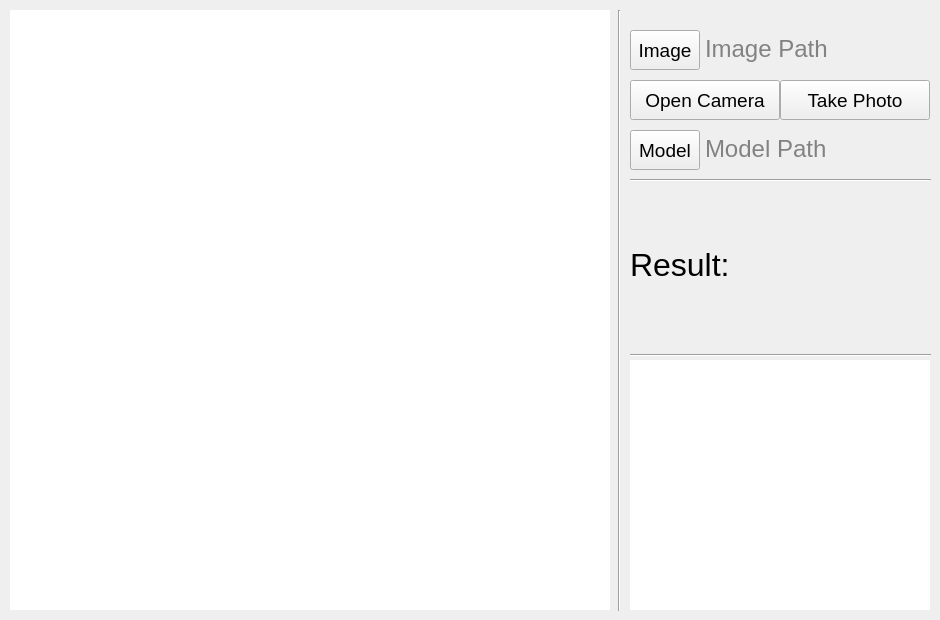
<?xml version="1.0" encoding="UTF-8"?>
<ui version="4.0">
 <class>MainWindow</class>
 <widget class="QMainWindow" name="MainWindow">
  <property name="enabled">
   <bool>true</bool>
  </property>
  <property name="geometry">
   <rect>
    <x>0</x>
    <y>0</y>
    <width>940</width>
    <height>620</height>
   </rect>
  </property>
  <property name="minimumSize">
   <size>
    <width>940</width>
    <height>620</height>
   </size>
  </property>
  <property name="maximumSize">
   <size>
    <width>940</width>
    <height>620</height>
   </size>
  </property>
  <property name="windowTitle">
   <string>Emotion Recongnition</string>
  </property>
  <property name="styleSheet">
   <string notr="true"/>
  </property>
  <widget class="QWidget" name="centralwidget">
   <widget class="QLabel" name="face_output">
    <property name="geometry">
     <rect>
      <x>10</x>
      <y>10</y>
      <width>600</width>
      <height>600</height>
     </rect>
    </property>
    <property name="minimumSize">
     <size>
      <width>600</width>
      <height>600</height>
     </size>
    </property>
    <property name="maximumSize">
     <size>
      <width>600</width>
      <height>600</height>
     </size>
    </property>
    <property name="mouseTracking">
     <bool>false</bool>
    </property>
    <property name="styleSheet">
     <string notr="true">color: rgb(0, 0, 0);
background-color: rgb(255, 255, 255);</string>
    </property>
    <property name="frameShadow">
     <enum>QFrame::Plain</enum>
    </property>
    <property name="text">
     <string/>
    </property>
   </widget>
   <widget class="QLabel" name="result_output">
    <property name="geometry">
     <rect>
      <x>630</x>
      <y>360</y>
      <width>300</width>
      <height>250</height>
     </rect>
    </property>
    <property name="minimumSize">
     <size>
      <width>300</width>
      <height>250</height>
     </size>
    </property>
    <property name="maximumSize">
     <size>
      <width>300</width>
      <height>250</height>
     </size>
    </property>
    <property name="styleSheet">
     <string notr="true">color: rgb(0, 0, 0);
background-color: rgb(255, 255, 255);</string>
    </property>
    <property name="text">
     <string/>
    </property>
   </widget>
   <widget class="QPushButton" name="button_camera">
    <property name="geometry">
     <rect>
      <x>630</x>
      <y>80</y>
      <width>150</width>
      <height>40</height>
     </rect>
    </property>
    <property name="minimumSize">
     <size>
      <width>150</width>
      <height>40</height>
     </size>
    </property>
    <property name="maximumSize">
     <size>
      <width>150</width>
      <height>40</height>
     </size>
    </property>
    <property name="font">
     <font>
      <pointsize>14</pointsize>
     </font>
    </property>
    <property name="text">
     <string>Open Camera</string>
    </property>
   </widget>
   <widget class="QPushButton" name="button_takephoto">
    <property name="geometry">
     <rect>
      <x>780</x>
      <y>80</y>
      <width>150</width>
      <height>40</height>
     </rect>
    </property>
    <property name="minimumSize">
     <size>
      <width>150</width>
      <height>40</height>
     </size>
    </property>
    <property name="maximumSize">
     <size>
      <width>150</width>
      <height>40</height>
     </size>
    </property>
    <property name="font">
     <font>
      <pointsize>14</pointsize>
     </font>
    </property>
    <property name="text">
     <string>Take Photo</string>
    </property>
   </widget>
   <widget class="QPushButton" name="button_model">
    <property name="geometry">
     <rect>
      <x>630</x>
      <y>130</y>
      <width>70</width>
      <height>40</height>
     </rect>
    </property>
    <property name="minimumSize">
     <size>
      <width>40</width>
      <height>40</height>
     </size>
    </property>
    <property name="maximumSize">
     <size>
      <width>70</width>
      <height>40</height>
     </size>
    </property>
    <property name="font">
     <font>
      <pointsize>14</pointsize>
     </font>
    </property>
    <property name="text">
     <string>Model</string>
    </property>
   </widget>
   <widget class="QTextEdit" name="textEdit_modelpath">
    <property name="geometry">
     <rect>
      <x>700</x>
      <y>130</y>
      <width>230</width>
      <height>40</height>
     </rect>
    </property>
    <property name="minimumSize">
     <size>
      <width>230</width>
      <height>40</height>
     </size>
    </property>
    <property name="maximumSize">
     <size>
      <width>230</width>
      <height>40</height>
     </size>
    </property>
    <property name="styleSheet">
     <string notr="true">background-color: transparent;
border-color: rgb(255, 255, 255);
color: rgb(255, 255, 255);</string>
    </property>
    <property name="html">
     <string>&lt;!DOCTYPE HTML PUBLIC &quot;-//W3C//DTD HTML 4.0//EN&quot; &quot;http://www.w3.org/TR/REC-html40/strict.dtd&quot;&gt;
&lt;html&gt;&lt;head&gt;&lt;meta name=&quot;qrichtext&quot; content=&quot;1&quot; /&gt;&lt;style type=&quot;text/css&quot;&gt;
p, li { white-space: pre-wrap; }
&lt;/style&gt;&lt;/head&gt;&lt;body style=&quot; font-family:'MS Shell Dlg 2'; font-size:8.25pt; font-weight:400; font-style:normal;&quot;&gt;
&lt;p style=&quot; margin-top:0px; margin-bottom:0px; margin-left:0px; margin-right:0px; -qt-block-indent:0; text-indent:0px;&quot;&gt;&lt;span style=&quot; font-size:18pt; color:#828282;&quot;&gt;Model Path&lt;/span&gt;&lt;/p&gt;&lt;/body&gt;&lt;/html&gt;</string>
    </property>
   </widget>
   <widget class="QTextEdit" name="textEdit_imagepath">
    <property name="geometry">
     <rect>
      <x>700</x>
      <y>30</y>
      <width>230</width>
      <height>40</height>
     </rect>
    </property>
    <property name="minimumSize">
     <size>
      <width>230</width>
      <height>40</height>
     </size>
    </property>
    <property name="maximumSize">
     <size>
      <width>230</width>
      <height>40</height>
     </size>
    </property>
    <property name="styleSheet">
     <string notr="true">background-color: transparent;
border-color: rgb(255, 255, 255);
color: rgb(255, 255, 255);</string>
    </property>
    <property name="html">
     <string>&lt;!DOCTYPE HTML PUBLIC &quot;-//W3C//DTD HTML 4.0//EN&quot; &quot;http://www.w3.org/TR/REC-html40/strict.dtd&quot;&gt;
&lt;html&gt;&lt;head&gt;&lt;meta name=&quot;qrichtext&quot; content=&quot;1&quot; /&gt;&lt;style type=&quot;text/css&quot;&gt;
p, li { white-space: pre-wrap; }
&lt;/style&gt;&lt;/head&gt;&lt;body style=&quot; font-family:'MS Shell Dlg 2'; font-size:8.25pt; font-weight:400; font-style:normal;&quot;&gt;
&lt;p style=&quot; margin-top:0px; margin-bottom:0px; margin-left:0px; margin-right:0px; -qt-block-indent:0; text-indent:0px;&quot;&gt;&lt;span style=&quot; font-size:18pt; color:#828282;&quot;&gt;Image Path&lt;/span&gt;&lt;/p&gt;&lt;/body&gt;&lt;/html&gt;</string>
    </property>
   </widget>
   <widget class="QPushButton" name="button_image">
    <property name="geometry">
     <rect>
      <x>630</x>
      <y>30</y>
      <width>70</width>
      <height>40</height>
     </rect>
    </property>
    <property name="minimumSize">
     <size>
      <width>70</width>
      <height>40</height>
     </size>
    </property>
    <property name="maximumSize">
     <size>
      <width>70</width>
      <height>40</height>
     </size>
    </property>
    <property name="font">
     <font>
      <pointsize>14</pointsize>
     </font>
    </property>
    <property name="text">
     <string>Image</string>
    </property>
   </widget>
   <widget class="Line" name="line">
    <property name="geometry">
     <rect>
      <x>609</x>
      <y>10</y>
      <width>21</width>
      <height>601</height>
     </rect>
    </property>
    <property name="orientation">
     <enum>Qt::Vertical</enum>
    </property>
   </widget>
   <widget class="Line" name="line_2">
    <property name="geometry">
     <rect>
      <x>630</x>
      <y>165</y>
      <width>301</width>
      <height>31</height>
     </rect>
    </property>
    <property name="orientation">
     <enum>Qt::Horizontal</enum>
    </property>
   </widget>
   <widget class="Line" name="line_3">
    <property name="geometry">
     <rect>
      <x>630</x>
      <y>340</y>
      <width>301</width>
      <height>31</height>
     </rect>
    </property>
    <property name="orientation">
     <enum>Qt::Horizontal</enum>
    </property>
   </widget>
   <widget class="QLabel" name="label_result">
    <property name="geometry">
     <rect>
      <x>630</x>
      <y>240</y>
      <width>100</width>
      <height>50</height>
     </rect>
    </property>
    <property name="font">
     <font>
      <pointsize>24</pointsize>
     </font>
    </property>
    <property name="text">
     <string>Result:</string>
    </property>
   </widget>
   <widget class="QLabel" name="label_resultoutput">
    <property name="geometry">
     <rect>
      <x>769</x>
      <y>240</y>
      <width>160</width>
      <height>50</height>
     </rect>
    </property>
    <property name="font">
     <font>
      <pointsize>24</pointsize>
     </font>
    </property>
    <property name="text">
     <string/>
    </property>
   </widget>
  </widget>
 </widget>
 <resources/>
 <connections/>
</ui>
